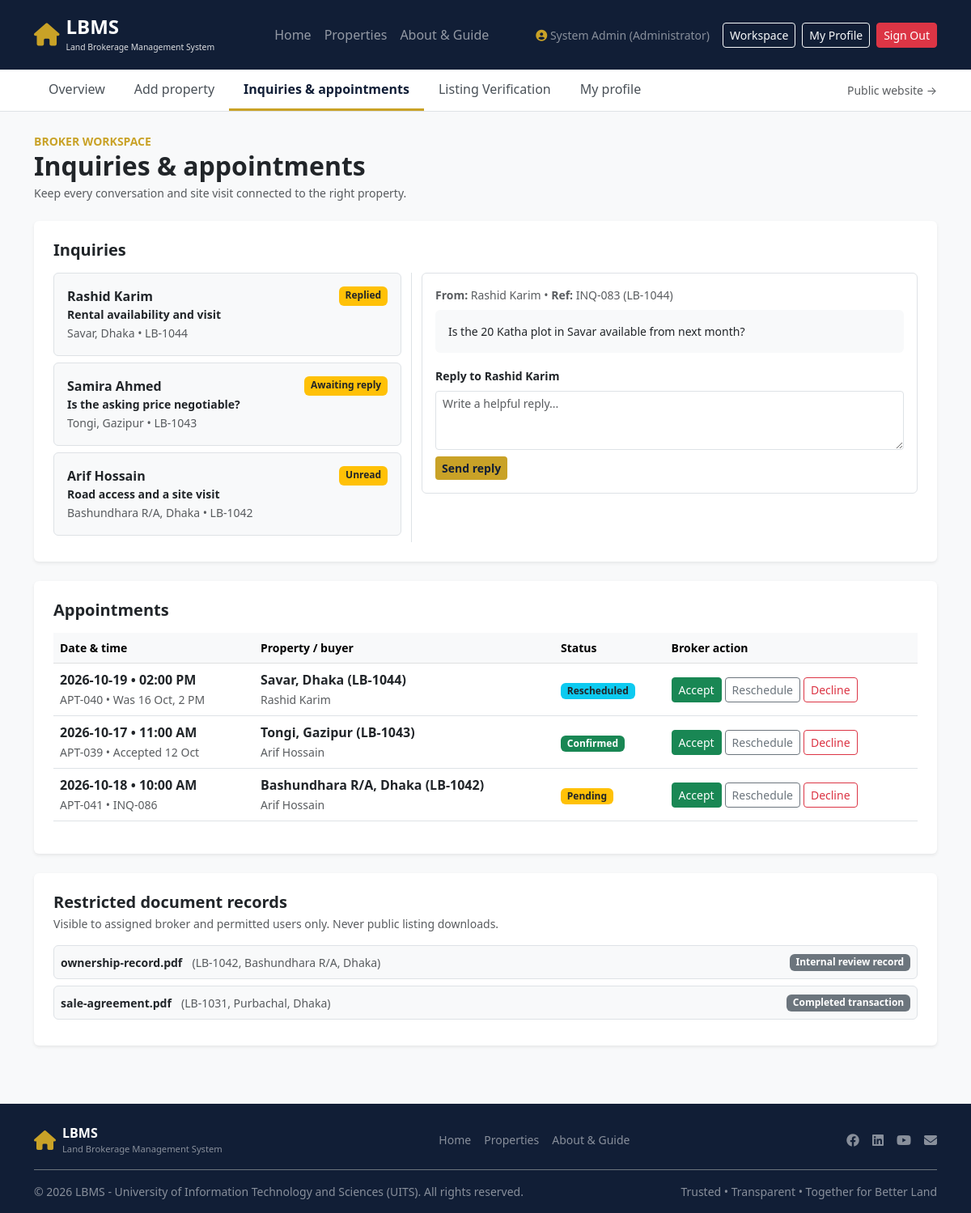
/inquiries.php (signed in), run on the app's committed database.
### tables this page shows
CREATE TABLE inquiries (
    id INT AUTO_INCREMENT PRIMARY KEY,
    inquiry_ref VARCHAR(30) DEFAULT NULL,
    property_id INT NOT NULL,
    sender_id INT NOT NULL,
    recipient_id INT NOT NULL,
    subject VARCHAR(255) DEFAULT 'Property Inquiry',
    message TEXT NOT NULL,
    broker_reply TEXT DEFAULT NULL,
    status ENUM('Unread', 'Awaiting reply', 'Replied') DEFAULT 'Unread',
    created_at TIMESTAMP DEFAULT CURRENT_TIMESTAMP,
    FOREIGN KEY (property_id) REFERENCES properties(id) ON DELETE CASCADE,
    FOREIGN KEY (sender_id) REFERENCES users(id) ON DELETE CASCADE,
    FOREIGN KEY (recipient_id) REFERENCES users(id) ON DELETE CASCADE
);

CREATE TABLE users (
    id INT AUTO_INCREMENT PRIMARY KEY,
    account_code VARCHAR(30) DEFAULT NULL,
    full_name VARCHAR(255) NOT NULL,
    email VARCHAR(255) NOT NULL UNIQUE,
    phone VARCHAR(50) NOT NULL,
    password_hash VARCHAR(255) NOT NULL,
    role ENUM('Administrator', 'Broker', 'Seller', 'Buyer') NOT NULL,
    location VARCHAR(255) DEFAULT 'Dhaka, Bangladesh',
    service_area VARCHAR(255) DEFAULT 'Dhaka & Gazipur',
    notify_inquiries TINYINT(1) DEFAULT 1,
    notify_appointments TINYINT(1) DEFAULT 1,
    notify_reviews TINYINT(1) DEFAULT 1,
    status ENUM('Active', 'Suspended') DEFAULT 'Active',
    created_at TIMESTAMP DEFAULT CURRENT_TIMESTAMP
);

CREATE TABLE properties (
    id INT AUTO_INCREMENT PRIMARY KEY,
    listing_ref VARCHAR(30) NOT NULL,
    owner_id INT NOT NULL,
    broker_id INT DEFAULT NULL,
    title VARCHAR(255) NOT NULL,
    location VARCHAR(255) NOT NULL,
    category ENUM('Residential', 'Commercial', 'Agricultural') NOT NULL,
    listing_type ENUM('Sale', 'Rent') NOT NULL,
    size DECIMAL(10,2) NOT NULL,
    unit VARCHAR(50) DEFAULT 'Katha (Approx.)',
    price DECIMAL(15,2) NOT NULL,
    description TEXT NOT NULL,
    status ENUM('Draft', 'Pending Verification', 'Approved', 'Rejected', 'Sold', 'Archived') DEFAULT 'Pending Verification',
    created_at TIMESTAMP DEFAULT CURRENT_TIMESTAMP,
    FOREIGN KEY (owner_id) REFERENCES users(id) ON DELETE CASCADE,
    FOREIGN KEY (broker_id) REFERENCES users(id) ON DELETE SET NULL
);

CREATE TABLE appointments (
    id INT AUTO_INCREMENT PRIMARY KEY,
    appt_ref VARCHAR(30) DEFAULT NULL,
    property_id INT NOT NULL,
    buyer_id INT NOT NULL,
    broker_id INT NOT NULL,
    appt_date DATE NOT NULL,
    appt_time VARCHAR(50) NOT NULL,
    notes VARCHAR(255) DEFAULT NULL,
    status ENUM('Pending', 'Confirmed', 'Rescheduled', 'Declined') DEFAULT 'Pending',
    created_at TIMESTAMP DEFAULT CURRENT_TIMESTAMP,
    FOREIGN KEY (property_id) REFERENCES properties(id) ON DELETE CASCADE,
    FOREIGN KEY (buyer_id) REFERENCES users(id) ON DELETE CASCADE,
    FOREIGN KEY (broker_id) REFERENCES users(id) ON DELETE CASCADE
);

CREATE TABLE documents (
    id INT AUTO_INCREMENT PRIMARY KEY,
    property_id INT NOT NULL,
    user_id INT NOT NULL,
    transaction_id INT DEFAULT NULL,
    file_name VARCHAR(255) NOT NULL,
    file_path VARCHAR(255) NOT NULL,
    doc_status VARCHAR(50) DEFAULT 'Pending review',
    is_private TINYINT(1) DEFAULT 1,
    created_at TIMESTAMP DEFAULT CURRENT_TIMESTAMP,
    FOREIGN KEY (property_id) REFERENCES properties(id) ON DELETE CASCADE,
    FOREIGN KEY (user_id) REFERENCES users(id) ON DELETE CASCADE
);

### inquiries.php (the view, shortened to what this page needs)
<?php
require_once 'config/db.php';
include 'includes/header.php';
$inquiries = $pdo->query("
    SELECT i.*, p.listing_ref, p.location, u.full_name AS sender_name
    FROM inquiries i
    LEFT JOIN properties p ON i.property_id = p.id
    LEFT JOIN users u ON i.sender_id = u.id
    ORDER BY i.id DESC
")->fetchAll();
$appointments = $pdo->query("
    SELECT a.*, p.listing_ref, p.location, u.full_name AS buyer_name
    FROM appointments a
    LEFT JOIN properties p ON a.property_id = p.id
    LEFT JOIN users u ON a.buyer_id = u.id
    ORDER BY a.id DESC
")->fetchAll();
$docs = $pdo->query("
    SELECT d.*, p.listing_ref, p.location
    FROM documents d
    LEFT JOIN properties p ON d.property_id = p.id
")->fetchAll();
?>
<div class="container py-4">
    <span class="text-gold fw-bold small text-uppercase">Broker Workspace</span>
    <h2 class="fw-bold mb-1">Inquiries & appointments</h2>
    <p class="text-muted small mb-4">Keep every conversation and site visit connected to the right property.</p>
    <div class="card border-0 shadow-sm p-4 mb-4">
        <h5 class="fw-bold mb-3">Inquiries</h5>
        <div class="row g-4">
            <div class="col-md-5 border-end">
                <?php foreach ($inquiries as $inq): ?>
                <div class="p-3 border rounded mb-2 bg-light">
                    <div class="d-flex justify-content-between">
                        <strong><?php echo htmlspecialchars($inq['sender_name']); ?></strong>
                        <span class="badge bg-warning text-dark"><?php echo htmlspecialchars($inq['status']); ?></span>
                    </div>
                    <div class="small fw-semibold"><?php echo htmlspecialchars($inq['subject']); ?></div>
                    <small class="text-muted"><?php echo htmlspecialchars($inq['location']); ?> &bull; <?php echo htmlspecialchars($inq['listing_ref']); ?></small>
                </div>
                <?php endforeach; ?>
            </div>
            <div class="col-md-7">
                <?php if (!empty($inquiries)): $active = $inquiries[0]; ?>
                <div class="p-3 border rounded">
                    <div class="small text-muted mb-2">
                        <strong>From:</strong> <?php echo htmlspecialchars($active['sender_name']); ?> &bull;
                        <strong>Ref:</strong> <?php echo htmlspecialchars($active['inquiry_ref'] ?? 'INQ-086'); ?> (<?php echo htmlspecialchars($active['listing_ref']); ?>)
                    </div>
                    <p class="bg-light p-3 rounded small"><?php echo nl2br(htmlspecialchars($active['message'])); ?></p>
                    <form action="actions/interaction_action.php" method="POST">
                        <label class="form-label small fw-bold">Reply to <?php echo htmlspecialchars($active['sender_name']); ?></label>
                        <textarea name="reply_text" class="form-control form-control-sm mb-2" rows="3" required placeholder="Write a helpful reply..."><?php echo htmlspecialchars($active['broker_reply'] ?? ''); ?></textarea>
                        <button type="submit" class="btn btn-gold btn-sm">Send reply</button>
                    </form>
                </div>
                <?php endif; ?>
            </div>
        </div>
    </div>
    <div class="card border-0 shadow-sm p-4 mb-4">
        <h5 class="fw-bold mb-3">Appointments</h5>
        <div class="table-responsive">
            <table class="table align-middle">
                <thead class="table-light small">
                    <tr><th>Date & time</th><th>Property / buyer</th><th>Status</th><th>Broker action</th></tr>
                </thead>
                <tbody>
                    <?php foreach ($appointments as $ap): ?>
                    <tr>
                        <td>
                            <strong><?php echo htmlspecialchars($ap['appt_date']); ?> &bull; <?php echo htmlspecialchars($ap['appt_time']); ?></strong><br>
                            <small class="text-muted"><?php echo htmlspecialchars($ap['appt_ref'] ?? 'APT'); ?> &bull; <?php echo htmlspecialchars($ap['notes'] ?? ''); ?></small>
                        </td>
                        <td>
                            <strong><?php echo htmlspecialchars($ap['location']); ?> (<?php echo htmlspecialchars($ap['listing_ref']); ?>)</strong><br>
                            <small class="text-muted"><?php echo htmlspecialchars($ap['buyer_name']); ?></small>
                        </td>
                        <td>
                            <span class="badge <?php echo $ap['status']=='Confirmed'?'bg-success':($ap['status']=='Pending'?'bg-warning text-dark':'bg-info text-dark'); ?>">
                                <?php echo htmlspecialchars($ap['status']); ?>
                            </span>
                        </td>
                        <td>
                            <form action="actions/interaction_action.php" method="POST" class="d-inline-flex gap-1">
                                <button name="status" value="Confirmed" class="btn btn-success btn-sm">Accept</button>
                                <button name="status" value="Rescheduled" class="btn btn-outline-secondary btn-sm">Reschedule</button>
                                <button name="status" value="Declined" class="btn btn-outline-danger btn-sm">Decline</button>
                            </form>
                        </td>
                    </tr>
                    <?php endforeach; ?>
                </tbody>
            </table>
        </div>
    </div>
    <div class="card border-0 shadow-sm p-4">
        <h5 class="fw-bold mb-1">Restricted document records</h5>
        <p class="small text-muted mb-3">Visible to assigned broker and permitted users only. Never public listing downloads.</p>
        <?php foreach ($docs as $d): ?>
        <div class="d-flex justify-content-between align-items-center border rounded p-2 mb-2 bg-light">
            <div>
                <strong class="small"><?php echo htmlspecialchars($d['file_name']); ?></strong>
                <span class="text-muted small ms-2">(<?php echo htmlspecialchars($d['listing_ref']); ?>, <?php echo htmlspecialchars($d['location']); ?>)</span>
            </div>
            <span class="badge bg-secondary"><?php echo htmlspecialchars($d['doc_status']); ?></span>
        </div>
        <?php endforeach; ?>
    </div>
</div>
<?php include 'includes/footer.php'; ?>

### includes/header.php (shortened to what this page needs)
<?php
$current_page = basename($_SERVER['PHP_SELF']);
?>
<!DOCTYPE html>
<html lang="en">
<head>
    <link href="https://cdn.jsdelivr.net/npm/bootstrap@5.3.0/dist/css/bootstrap.min.css" rel="stylesheet">
    <link rel="stylesheet" href="https://cdnjs.cloudflare.com/ajax/libs/font-awesome/6.4.0/css/all.min.css">
    <link rel="stylesheet" href="assets/css/style.css">
</head>
<body class="d-flex flex-column min-vh-100">
<nav class="navbar navbar-expand-lg navbar-dark bg-primary-dark py-3">
    <div class="container">
        <a class="navbar-brand d-flex align-items-center" href="index.php">
            <i class="fas fa-home text-gold fs-3 me-2"></i>
            <div class="lh-1">
                <span class="fw-bold fs-4">LBMS</span><br>
                <small style="font-size: 0.65rem; opacity: 0.85;">Land Brokerage Management System</small>
            </div>
        </a>
        <div class="collapse navbar-collapse" id="navbarNav">
            <ul class="navbar-nav mx-auto">
                <li class="nav-item"><a class="nav-link <?php echo $current_page=='index.php'?'active text-white fw-bold':''; ?>" href="index.php">Home</a></li>
                <li class="nav-item"><a class="nav-link <?php echo $current_page=='properties.php'?'active text-white fw-bold':''; ?>" href="properties.php">Properties</a></li>
                <li class="nav-item"><a class="nav-link <?php echo $current_page=='about.php'?'active text-white fw-bold':''; ?>" href="about.php">About & Guide</a></li>
            </ul>
            <div class="d-flex align-items-center gap-2">
                <?php if (isset($_SESSION['user_id'])): ?>
                    <span class="text-white-50 small me-2 d-none d-md-inline">
                        <i class="fas fa-user-circle text-gold"></i> <?php echo htmlspecialchars($_SESSION['full_name']); ?> (<?php echo htmlspecialchars($_SESSION['role']); ?>)
                    </span>
                    <a href="dashboard.php" class="btn btn-outline-light btn-sm">Workspace</a>
                    <a href="profile.php" class="btn btn-outline-light btn-sm">My Profile</a>
                    <a href="actions/auth_action.php?action=logout" class="btn btn-danger btn-sm">Sign Out</a>
                <?php else: ?>
                    <a href="login.php" class="btn btn-outline-light btn-sm px-3"><i class="far fa-user me-1"></i> Sign in</a>
                    <a href="register.php" class="btn btn-gold btn-sm px-3">Create account</a>
                <?php endif; ?>
            </div>
        </div>
    </div>
</nav>
<?php if (isset($_SESSION['user_id'])): ?>
<div class="workspace-subnav">
    <div class="container d-flex flex-wrap align-items-center justify-content-between">
        <ul class="nav">
            <li class="nav-item"><a class="nav-link <?php echo $current_page=='dashboard.php'?'active':''; ?>" href="dashboard.php">Overview</a></li>
            <?php if ($_SESSION['role'] == 'Broker' || $_SESSION['role'] == 'Seller' || $_SESSION['role'] == 'Administrator'): ?>
                <li class="nav-item"><a class="nav-link <?php echo $current_page=='add_property.php'?'active':''; ?>" href="add_property.php">Add property</a></li>
            <?php endif; ?>
            <li class="nav-item"><a class="nav-link <?php echo $current_page=='inquiries.php'?'active':''; ?>" href="inquiries.php">Inquiries & appointments</a></li>
            <?php if ($_SESSION['role'] == 'Administrator' || $_SESSION['role'] == 'Broker'): ?>
                <li class="nav-item"><a class="nav-link <?php echo $current_page=='verification.php'?'active':''; ?>" href="verification.php">Listing Verification</a></li>
            <?php endif; ?>
            <li class="nav-item"><a class="nav-link <?php echo $current_page=='profile.php'?'active':''; ?>" href="profile.php">My profile</a></li>
        </ul>
        <a href="index.php" class="text-muted small text-decoration-none py-2">Public website &rarr;</a>
    </div>
</div>
<?php endif; ?>
<main class="flex-grow-1">

### includes/footer.php (shortened to what this page needs)
</main>
<footer class="bg-primary-dark text-white pt-4 pb-3 mt-5">
    <div class="container">
        <div class="d-flex justify-content-between align-items-center flex-wrap pb-3 border-bottom border-secondary">
            <div class="d-flex align-items-center mb-2 mb-md-0">
                <i class="fas fa-home text-gold fs-4 me-2"></i>
                <div>
                    <span class="fw-bold">LBMS</span>
                    <small class="d-block text-white-50" style="font-size:0.7rem;">Land Brokerage Management System</small>
                </div>
            </div>
            <div class="d-flex gap-3">
                <a href="index.php" class="text-white-50 text-decoration-none small">Home</a>
                <a href="properties.php" class="text-white-50 text-decoration-none small">Properties</a>
                <a href="about.php" class="text-white-50 text-decoration-none small">About & Guide</a>
            </div>
            <div class="d-flex gap-3 text-white-50">
                <i class="fab fa-facebook"></i>
                <i class="fab fa-linkedin"></i>
                <i class="fab fa-youtube"></i>
                <i class="fas fa-envelope"></i>
            </div>
        </div>
        <div class="d-flex justify-content-between flex-wrap pt-3 text-white-50 small">
            <span>&copy; 2026 LBMS - University of Information Technology and Sciences (UITS). All rights reserved.</span>
            <span>Trusted &bull; Transparent &bull; Together for Better Land</span>
        </div>
    </div>
</footer>
</body>
</html>

### assets/css/style.css (style rules this page uses)
:root { --primary-dark: #111e36; --accent-gold: #c9a227; --bg-light: #f8f9fa; }
body { font-family: 'Segoe UI', system-ui, -apple-system, sans-serif; background-color: var(--bg-light); color: #212529; }
.bg-primary-dark { background-color: var(--primary-dark) !important; }
.text-gold { color: var(--accent-gold) !important; }
.btn-gold { background-color: var(--accent-gold); color: #111e36; font-weight: 600; border: none; }
.workspace-subnav { background: #fff; border-bottom: 1px solid #dee2e6; }
.workspace-subnav .nav-link { color: #495057; font-weight: 500; padding: 12px 18px; border-bottom: 3px solid transparent; }
.workspace-subnav .nav-link.active, .workspace-subnav .nav-link:hover { color: var(--primary-dark); border-bottom-color: var(--accent-gold); font-weight: 600; }

### data on the page
inquiries: sender.full_name "Rashid Karim", status "Replied", subject "Rental availability and visit", property.location "Savar, Dhaka", property.listing_ref "LB-1044", inquiry_ref "INQ-083", message "Is the 20 Katha plot in Savar available from next month?"
inquiries: sender.full_name "Samira Ahmed", status "Awaiting reply", subject "Is the asking price negotiable?", property.location "Tongi, Gazipur", property.listing_ref "LB-1043"
inquiries: sender.full_name "Arif Hossain", status "Unread", subject "Road access and a site visit", property.location "Bashundhara R/A, Dhaka", property.listing_ref "LB-1042"
users: full_name "Rashid Karim"
properties: listing_ref "LB-1044"
appointments: appt_date "2026-10-19", appt_time "02:00 PM", appt_ref "APT-040", notes "Was 16 Oct, 2 PM", property.location "Savar, Dhaka", property.listing_ref "LB-1044", buyer.full_name "Rashid Karim", status "Rescheduled"
appointments: appt_date "2026-10-17", appt_time "11:00 AM", appt_ref "APT-039", notes "Accepted 12 Oct", property.location "Tongi, Gazipur", property.listing_ref "LB-1043", buyer.full_name "Arif Hossain", status "Confirmed"
appointments: appt_date "2026-10-18", appt_time "10:00 AM", appt_ref "APT-041", notes "INQ-086", property.location "Bashundhara R/A, Dhaka", property.listing_ref "LB-1042", buyer.full_name "Arif Hossain", status "Pending"
documents: file_name "ownership-record.pdf", property.listing_ref "LB-1042", property.location "Bashundhara R/A, Dhaka", doc_status "Internal review record"
documents: file_name "sale-agreement.pdf", property.listing_ref "LB-1031", property.location "Purbachal, Dhaka", doc_status "Completed transaction"

### other printed values
$_SESSION['full_name'] "System Admin"
$_SESSION['role'] "Administrator"
